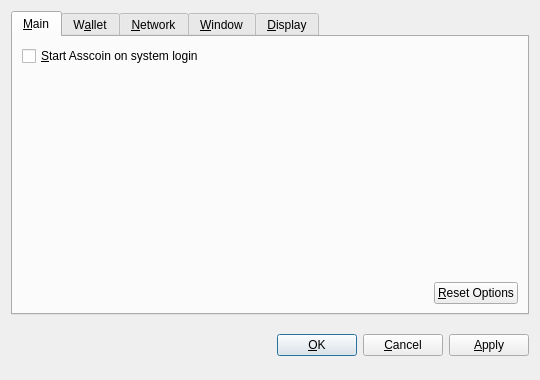
<?xml version="1.0" encoding="UTF-8"?>
<ui version="4.0">
 <class>OptionsDialog</class>
 <widget class="QDialog" name="OptionsDialog">
  <property name="geometry">
   <rect>
    <x>0</x>
    <y>0</y>
    <width>540</width>
    <height>380</height>
   </rect>
  </property>
  <property name="windowTitle">
   <string>Options</string>
  </property>
  <property name="modal">
   <bool>true</bool>
  </property>
  <layout class="QVBoxLayout" name="verticalLayout">
   <item>
    <widget class="QTabWidget" name="tabWidget">
     <property name="tabPosition">
      <enum>QTabWidget::North</enum>
     </property>
     <property name="currentIndex">
      <number>0</number>
     </property>
     <widget class="QWidget" name="tabMain">
      <attribute name="title">
       <string>&amp;Main</string>
      </attribute>
      <layout class="QVBoxLayout" name="verticalLayout_Main">
       <item>
        <widget class="QCheckBox" name="bitcoinAtStartup">
         <property name="toolTip">
          <string>Automatically start Asscoin after logging in to the system.</string>
         </property>
         <property name="text">
          <string>&amp;Start Asscoin on system login</string>
         </property>
        </widget>
       </item>
       <item>
        <spacer name="verticalSpacer_Main">
         <property name="orientation">
          <enum>Qt::Vertical</enum>
         </property>
         <property name="sizeHint" stdset="0">
          <size>
           <width>20</width>
           <height>40</height>
          </size>
         </property>
        </spacer>
       </item>
       <item>
        <layout class="QHBoxLayout" name="horizontalLayout_2_Main">
         <item>
          <spacer name="horizontalSpacer_2_Main">
           <property name="orientation">
            <enum>Qt::Horizontal</enum>
           </property>
           <property name="sizeHint" stdset="0">
            <size>
             <width>40</width>
             <height>20</height>
            </size>
           </property>
          </spacer>
         </item>
         <item>
          <widget class="QPushButton" name="resetButton">
           <property name="toolTip">
            <string>Reset all client options to default.</string>
           </property>
           <property name="text">
            <string>&amp;Reset Options</string>
           </property>
           <property name="autoDefault">
            <bool>false</bool>
           </property>
          </widget>
         </item>
        </layout>
       </item>
      </layout>
     </widget>
     <widget class="QWidget" name="tabWallet">
      <attribute name="title">
       <string>W&amp;allet</string>
      </attribute>
      <layout class="QVBoxLayout" name="verticalLayout_Network">
       <item>
        <widget class="QLabel" name="transactionFeeInfoLabel">
         <property name="text">
          <string>Optional transaction fee per kB that helps make sure your transactions are processed quickly. Most transactions are 1 kB.</string>
         </property>
         <property name="textFormat">
          <enum>Qt::PlainText</enum>
         </property>
         <property name="wordWrap">
          <bool>true</bool>
         </property>
        </widget>
       </item>
       <item>
        <layout class="QHBoxLayout" name="horizontalLayout_1_Main">
         <item>
          <widget class="QLabel" name="transactionFeeLabel">
           <property name="text">
            <string>Pay transaction &amp;fee</string>
           </property>
           <property name="textFormat">
            <enum>Qt::PlainText</enum>
           </property>
           <property name="buddy">
            <cstring>transactionFee</cstring>
           </property>
          </widget>
         </item>
         <item>
          <widget class="BitcoinAmountField" name="transactionFee"/>
         </item>
         <item>
          <spacer name="horizontalSpacer_1_Main">
           <property name="orientation">
            <enum>Qt::Horizontal</enum>
           </property>
           <property name="sizeHint" stdset="0">
            <size>
             <width>40</width>
             <height>20</height>
            </size>
           </property>
          </spacer>
         </item>
        </layout>
       </item>
       <item>
        <widget class="QLabel" name="label">
         <property name="text">
          <string>If you disable the spending of unconfirmed change, the change from a transaction cannot be used until that transaction has at least one confirmation. This also affects how your balance is computed.</string>
         </property>
         <property name="wordWrap">
          <bool>true</bool>
         </property>
        </widget>
       </item>
       <item>
        <widget class="QCheckBox" name="spendZeroConfChange">
         <property name="text">
          <string>Spend unconfirmed change  (experts only)</string>
         </property>
        </widget>
       </item>
       <item>
        <spacer name="verticalSpacer">
         <property name="orientation">
          <enum>Qt::Vertical</enum>
         </property>
         <property name="sizeHint" stdset="0">
          <size>
           <width>20</width>
           <height>40</height>
          </size>
         </property>
        </spacer>
       </item>
      </layout>
     </widget>
     <widget class="QWidget" name="tabNetwork">
      <attribute name="title">
       <string>&amp;Network</string>
      </attribute>
      <layout class="QVBoxLayout" name="verticalLayout_Network">
       <item>
        <widget class="QCheckBox" name="mapPortUpnp">
         <property name="toolTip">
          <string>Automatically open the Asscoin client port on the router. This only works when your router supports UPnP and it is enabled.</string>
         </property>
         <property name="text">
          <string>Map port using &amp;UPnP</string>
         </property>
        </widget>
       </item>
       <item>
        <widget class="QCheckBox" name="connectSocks">
         <property name="toolTip">
          <string>Connect to the Asscoin network through a SOCKS proxy (e.g. when connecting through Tor).</string>
         </property>
         <property name="text">
          <string>&amp;Connect through SOCKS proxy:</string>
         </property>
        </widget>
       </item>
       <item>
        <layout class="QHBoxLayout" name="horizontalLayout_Network">
         <item>
          <widget class="QLabel" name="proxyIpLabel">
           <property name="text">
            <string>Proxy &amp;IP:</string>
           </property>
           <property name="textFormat">
            <enum>Qt::PlainText</enum>
           </property>
           <property name="buddy">
            <cstring>proxyIp</cstring>
           </property>
          </widget>
         </item>
         <item>
          <widget class="QValidatedLineEdit" name="proxyIp">
           <property name="maximumSize">
            <size>
             <width>140</width>
             <height>16777215</height>
            </size>
           </property>
           <property name="toolTip">
            <string>IP address of the proxy (e.g. 127.0.0.1)</string>
           </property>
          </widget>
         </item>
         <item>
          <widget class="QLabel" name="proxyPortLabel">
           <property name="text">
            <string>&amp;Port:</string>
           </property>
           <property name="textFormat">
            <enum>Qt::PlainText</enum>
           </property>
           <property name="buddy">
            <cstring>proxyPort</cstring>
           </property>
          </widget>
         </item>
         <item>
          <widget class="QLineEdit" name="proxyPort">
           <property name="maximumSize">
            <size>
             <width>55</width>
             <height>16777215</height>
            </size>
           </property>
           <property name="toolTip">
            <string>Port of the proxy (e.g. 9050)</string>
           </property>
          </widget>
         </item>
         <item>
          <widget class="QLabel" name="socksVersionLabel">
           <property name="text">
            <string>SOCKS &amp;Version:</string>
           </property>
           <property name="textFormat">
            <enum>Qt::PlainText</enum>
           </property>
           <property name="buddy">
            <cstring>socksVersion</cstring>
           </property>
          </widget>
         </item>
         <item>
          <widget class="QValueComboBox" name="socksVersion">
           <property name="toolTip">
            <string>SOCKS version of the proxy (e.g. 5)</string>
           </property>
          </widget>
         </item>
         <item>
          <spacer name="horizontalSpacer_Network">
           <property name="orientation">
            <enum>Qt::Horizontal</enum>
           </property>
           <property name="sizeHint" stdset="0">
            <size>
             <width>40</width>
             <height>20</height>
            </size>
           </property>
          </spacer>
         </item>
        </layout>
       </item>
       <item>
        <spacer name="verticalSpacer_Network">
         <property name="orientation">
          <enum>Qt::Vertical</enum>
         </property>
         <property name="sizeHint" stdset="0">
          <size>
           <width>20</width>
           <height>40</height>
          </size>
         </property>
        </spacer>
       </item>
      </layout>
     </widget>
     <widget class="QWidget" name="tabWindow">
      <attribute name="title">
       <string>&amp;Window</string>
      </attribute>
      <layout class="QVBoxLayout" name="verticalLayout_Window">
       <item>
        <widget class="QCheckBox" name="minimizeToTray">
         <property name="toolTip">
          <string>Show only a tray icon after minimizing the window.</string>
         </property>
         <property name="text">
          <string>&amp;Minimize to the tray instead of the taskbar</string>
         </property>
        </widget>
       </item>
       <item>
        <widget class="QCheckBox" name="minimizeOnClose">
         <property name="toolTip">
          <string>Minimize instead of exit the application when the window is closed. When this option is enabled, the application will be closed only after selecting Quit in the menu.</string>
         </property>
         <property name="text">
          <string>M&amp;inimize on close</string>
         </property>
        </widget>
       </item>
       <item>
        <spacer name="verticalSpacer_Window">
         <property name="orientation">
          <enum>Qt::Vertical</enum>
         </property>
         <property name="sizeHint" stdset="0">
          <size>
           <width>20</width>
           <height>40</height>
          </size>
         </property>
        </spacer>
       </item>
      </layout>
     </widget>
     <widget class="QWidget" name="tabDisplay">
      <attribute name="title">
       <string>&amp;Display</string>
      </attribute>
      <layout class="QVBoxLayout" name="verticalLayout_Display">
       <item>
        <layout class="QHBoxLayout" name="horizontalLayout_1_Display">
         <item>
          <widget class="QLabel" name="langLabel">
           <property name="text">
            <string>User Interface &amp;language:</string>
           </property>
           <property name="textFormat">
            <enum>Qt::PlainText</enum>
           </property>
           <property name="buddy">
            <cstring>lang</cstring>
           </property>
          </widget>
         </item>
         <item>
          <widget class="QValueComboBox" name="lang">
           <property name="toolTip">
            <string>The user interface language can be set here. This setting will take effect after restarting Asscoin.</string>
           </property>
          </widget>
         </item>
        </layout>
       </item>
       <item>
        <layout class="QHBoxLayout" name="horizontalLayout_2_Display">
         <item>
          <widget class="QLabel" name="unitLabel">
           <property name="text">
            <string>&amp;Unit to show amounts in:</string>
           </property>
           <property name="textFormat">
            <enum>Qt::PlainText</enum>
           </property>
           <property name="buddy">
            <cstring>unit</cstring>
           </property>
          </widget>
         </item>
         <item>
          <widget class="QValueComboBox" name="unit">
           <property name="toolTip">
            <string>Choose the default subdivision unit to show in the interface and when sending coins.</string>
           </property>
          </widget>
         </item>
        </layout>
       </item>
       <item>
        <widget class="QCheckBox" name="displayAddresses">
         <property name="toolTip">
          <string>Whether to show Asscoin addresses in the transaction list or not.</string>
         </property>
         <property name="text">
          <string>&amp;Display addresses in transaction list</string>
         </property>
        </widget>
       </item>
       <item>
        <widget class="QCheckBox" name="coinControlFeatures">
         <property name="toolTip">
          <string>Whether to show coin control features or not.</string>
         </property>
         <property name="text">
          <string>Display coin &amp;control features (experts only!)</string>
         </property>
        </widget>
       </item>
       <item>
        <spacer name="verticalSpacer_Display">
         <property name="orientation">
          <enum>Qt::Vertical</enum>
         </property>
         <property name="sizeHint" stdset="0">
          <size>
           <width>20</width>
           <height>40</height>
          </size>
         </property>
        </spacer>
       </item>
      </layout>
     </widget>
    </widget>
   </item>
   <item>
    <layout class="QHBoxLayout" name="horizontalLayout_Buttons">
     <item>
      <spacer name="horizontalSpacer_1">
       <property name="orientation">
        <enum>Qt::Horizontal</enum>
       </property>
       <property name="sizeHint" stdset="0">
        <size>
         <width>40</width>
         <height>48</height>
        </size>
       </property>
      </spacer>
     </item>
     <item>
      <widget class="QLabel" name="statusLabel">
       <property name="font">
        <font>
         <weight>75</weight>
         <bold>true</bold>
        </font>
       </property>
       <property name="text">
        <string/>
       </property>
       <property name="textFormat">
        <enum>Qt::PlainText</enum>
       </property>
       <property name="wordWrap">
        <bool>true</bool>
       </property>
      </widget>
     </item>
     <item>
      <spacer name="horizontalSpacer_2">
       <property name="orientation">
        <enum>Qt::Horizontal</enum>
       </property>
       <property name="sizeHint" stdset="0">
        <size>
         <width>40</width>
         <height>48</height>
        </size>
       </property>
      </spacer>
     </item>
     <item>
      <widget class="QPushButton" name="okButton">
       <property name="text">
        <string>&amp;OK</string>
       </property>
      </widget>
     </item>
     <item>
      <widget class="QPushButton" name="cancelButton">
       <property name="text">
        <string>&amp;Cancel</string>
       </property>
       <property name="autoDefault">
        <bool>false</bool>
       </property>
      </widget>
     </item>
     <item>
      <widget class="QPushButton" name="applyButton">
       <property name="text">
        <string>&amp;Apply</string>
       </property>
       <property name="autoDefault">
        <bool>false</bool>
       </property>
      </widget>
     </item>
    </layout>
   </item>
  </layout>
 </widget>
 <customwidgets>
  <customwidget>
   <class>BitcoinAmountField</class>
   <extends>QSpinBox</extends>
   <header>bitcoinamountfield.h</header>
  </customwidget>
  <customwidget>
   <class>QValueComboBox</class>
   <extends>QComboBox</extends>
   <header>qvaluecombobox.h</header>
  </customwidget>
  <customwidget>
   <class>QValidatedLineEdit</class>
   <extends>QLineEdit</extends>
   <header>qvalidatedlineedit.h</header>
  </customwidget>
 </customwidgets>
 <resources/>
 <connections/>
</ui>
